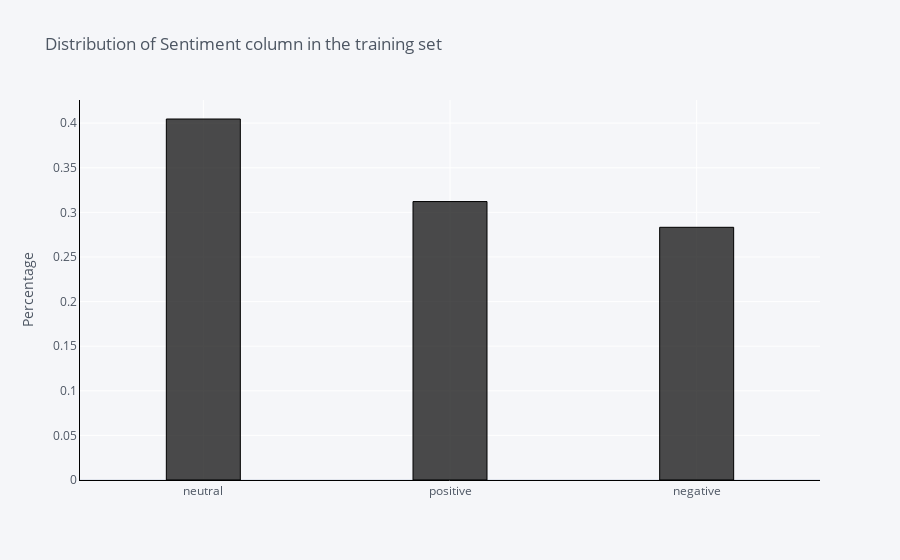

Notebook cell for this chart:
### Code cell
test['sentiment'].value_counts(normalize=True).iplot(kind='bar',
                                                      yTitle='Percentage', 
                                                      linecolor='black', 
                                                      opacity=0.7,
                                                      color='black',
                                                      theme='pearl',
                                                      bargap=0.7,
                                                      gridcolor='white',
                                                     
                                                      title='Distribution of Sentiment column in the training set')

### Figure 1 — Plotly figure (JSON) as saved in the notebook; plotly's stock layout.template omitted (floating-point values rounded to 4 significant figures)
{"data": [{"marker": {"color": "rgba(0, 0, 0, 0.7)", "line": {"color": "rgba(0, 0, 0, 1)", "width": 1}}, "name": "sentiment", "orientation": "v", "text": "", "x": ["neutral", "positive", "negative"], "y": [0.4046, 0.3121, 0.2832], "type": "bar"}], "layout": {"bargap": 0.7, "legend": {"bgcolor": "#F5F6F9", "font": {"color": "#4D5663"}}, "paper_bgcolor": "#F5F6F9", "plot_bgcolor": "#F5F6F9", "title": {"font": {"color": "#4D5663"}, "text": "Distribution of Sentiment column in the training set"}, "xaxis": {"gridcolor": "white", "linecolor": "black", "showgrid": true, "tickfont": {"color": "#4D5663"}, "title": {"font": {"color": "#4D5663"}, "text": ""}, "zerolinecolor": "#E1E5ED", "type": "category", "range": [-0.5, 2.5], "autorange": true}, "yaxis": {"gridcolor": "white", "linecolor": "black", "showgrid": true, "tickfont": {"color": "#4D5663"}, "title": {"font": {"color": "#4D5663"}, "text": "Percentage"}, "zerolinecolor": "#E1E5ED", "type": "linear", "range": [0, 0.4259], "autorange": true}, "autosize": true}}
